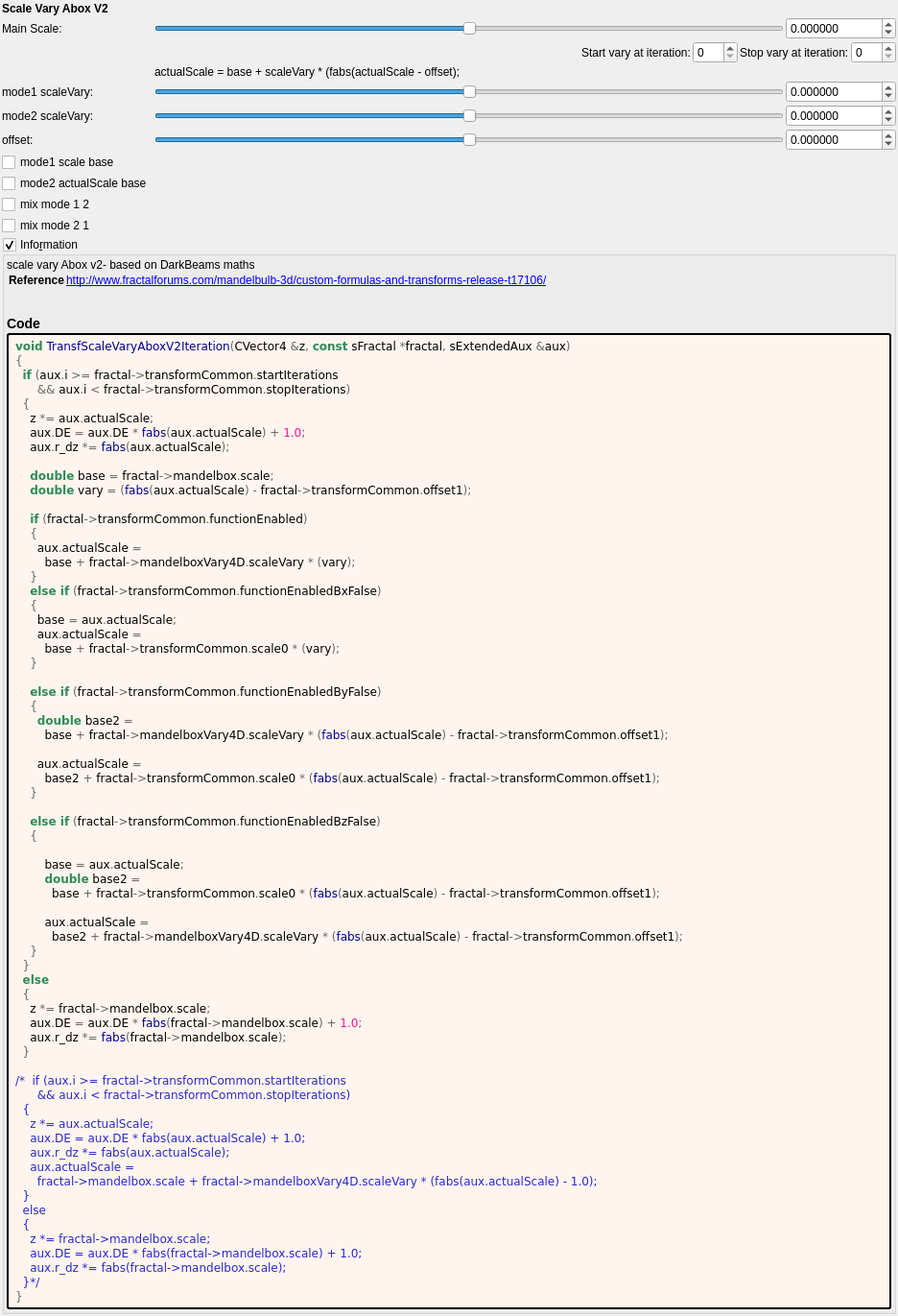
<?xml version="1.0" encoding="UTF-8"?>
<ui version="4.0">
 <class>transf_scale_vary_abox_v2</class>
 <widget class="QWidget" name="Form">
  <property name="geometry">
   <rect>
    <x>0</x>
    <y>0</y>
    <width>936</width>
    <height>735</height>
   </rect>
  </property>
  <property name="windowTitle">
   <string notr="true">transf_scale_vary_abox_v2</string>
  </property>
  <layout class="QVBoxLayout" name="verticalLayout">
   <property name="spacing">
    <number>2</number>
   </property>
   <property name="leftMargin">
    <number>2</number>
   </property>
   <property name="topMargin">
    <number>2</number>
   </property>
   <property name="rightMargin">
    <number>2</number>
   </property>
   <property name="bottomMargin">
    <number>2</number>
   </property>
   <item>
    <layout class="QGridLayout" name="gridLayout_14">
     <item row="2" column="0" colspan="4">
      <layout class="QGridLayout" name="gridLayout_30">
       <property name="spacing">
        <number>2</number>
       </property>
       <item row="6" column="1">
        <widget class="QSlider" name="slider_transf_offset_1">
         <property name="sizePolicy">
          <sizepolicy hsizetype="Expanding" vsizetype="Maximum">
           <horstretch>0</horstretch>
           <verstretch>0</verstretch>
          </sizepolicy>
         </property>
         <property name="minimum">
          <number>-5000000</number>
         </property>
         <property name="maximum">
          <number>5000000</number>
         </property>
         <property name="value">
          <number>0</number>
         </property>
         <property name="sliderPosition">
          <number>0</number>
         </property>
         <property name="orientation">
          <enum>Qt::Horizontal</enum>
         </property>
        </widget>
       </item>
       <item row="7" column="0">
        <widget class="QCheckBox" name="checkBox_transf_function_enabled">
         <property name="text">
          <string>mode1 scale base</string>
         </property>
        </widget>
       </item>
       <item row="10" column="0">
        <widget class="QCheckBox" name="checkBox_transf_function_enabledBz_false">
         <property name="text">
          <string>mix mode 2 1</string>
         </property>
        </widget>
       </item>
       <item row="5" column="2">
        <widget class="MyDoubleSpinBox" name="spinbox_transf_scale_0">
         <property name="sizePolicy">
          <sizepolicy hsizetype="Minimum" vsizetype="Maximum">
           <horstretch>0</horstretch>
           <verstretch>0</verstretch>
          </sizepolicy>
         </property>
         <property name="prefix">
          <string/>
         </property>
         <property name="suffix">
          <string/>
         </property>
         <property name="decimals">
          <number>6</number>
         </property>
         <property name="minimum">
          <double>-100000.000000000000000</double>
         </property>
         <property name="maximum">
          <double>100000.000000000000000</double>
         </property>
         <property name="singleStep">
          <double>0.100000000000000</double>
         </property>
        </widget>
       </item>
       <item row="9" column="0">
        <widget class="QCheckBox" name="checkBox_transf_function_enabledBy_false">
         <property name="text">
          <string>mix mode 1 2</string>
         </property>
        </widget>
       </item>
       <item row="8" column="0">
        <widget class="QCheckBox" name="checkBox_transf_function_enabledBx_false">
         <property name="text">
          <string>mode2 actualScale base</string>
         </property>
        </widget>
       </item>
       <item row="6" column="2">
        <widget class="MyDoubleSpinBox" name="spinbox_transf_offset_1">
         <property name="sizePolicy">
          <sizepolicy hsizetype="Minimum" vsizetype="Maximum">
           <horstretch>0</horstretch>
           <verstretch>0</verstretch>
          </sizepolicy>
         </property>
         <property name="prefix">
          <string/>
         </property>
         <property name="suffix">
          <string/>
         </property>
         <property name="decimals">
          <number>6</number>
         </property>
         <property name="minimum">
          <double>-100000.000000000000000</double>
         </property>
         <property name="maximum">
          <double>100000.000000000000000</double>
         </property>
         <property name="singleStep">
          <double>0.100000000000000</double>
         </property>
        </widget>
       </item>
       <item row="0" column="2">
        <widget class="MyDoubleSpinBox" name="spinbox_mandelbox_scale">
         <property name="sizePolicy">
          <sizepolicy hsizetype="Minimum" vsizetype="Maximum">
           <horstretch>0</horstretch>
           <verstretch>0</verstretch>
          </sizepolicy>
         </property>
         <property name="prefix">
          <string/>
         </property>
         <property name="suffix">
          <string/>
         </property>
         <property name="decimals">
          <number>6</number>
         </property>
         <property name="minimum">
          <double>-100000.000000000000000</double>
         </property>
         <property name="maximum">
          <double>100000.000000000000000</double>
         </property>
         <property name="singleStep">
          <double>0.100000000000000</double>
         </property>
        </widget>
       </item>
       <item row="0" column="0">
        <widget class="QLabel" name="label_140">
         <property name="text">
          <string>Main Scale:</string>
         </property>
        </widget>
       </item>
       <item row="1" column="0" colspan="3">
        <layout class="QGridLayout" name="gridLayout">
         <item row="0" column="2">
          <widget class="QLabel" name="label_66">
           <property name="text">
            <string>Start vary at iteration:</string>
           </property>
          </widget>
         </item>
         <item row="0" column="5">
          <widget class="MySpinBox" name="spinboxInt_transf_stop_iterations">
           <property name="sizePolicy">
            <sizepolicy hsizetype="Preferred" vsizetype="Maximum">
             <horstretch>0</horstretch>
             <verstretch>0</verstretch>
            </sizepolicy>
           </property>
           <property name="maximum">
            <number>250</number>
           </property>
          </widget>
         </item>
         <item row="0" column="4">
          <widget class="QLabel" name="label_48">
           <property name="text">
            <string>Stop vary at iteration:</string>
           </property>
          </widget>
         </item>
         <item row="0" column="3">
          <widget class="MySpinBox" name="spinboxInt_transf_start_iterations">
           <property name="sizePolicy">
            <sizepolicy hsizetype="Minimum" vsizetype="Maximum">
             <horstretch>0</horstretch>
             <verstretch>0</verstretch>
            </sizepolicy>
           </property>
           <property name="minimum">
            <number>0</number>
           </property>
           <property name="maximum">
            <number>250</number>
           </property>
           <property name="value">
            <number>0</number>
           </property>
          </widget>
         </item>
         <item row="0" column="1">
          <spacer name="horizontalSpacer_5">
           <property name="orientation">
            <enum>Qt::Horizontal</enum>
           </property>
           <property name="sizeHint" stdset="0">
            <size>
             <width>40</width>
             <height>2</height>
            </size>
           </property>
          </spacer>
         </item>
        </layout>
       </item>
       <item row="0" column="1">
        <widget class="QSlider" name="slider_mandelbox_scale">
         <property name="sizePolicy">
          <sizepolicy hsizetype="Expanding" vsizetype="Maximum">
           <horstretch>0</horstretch>
           <verstretch>0</verstretch>
          </sizepolicy>
         </property>
         <property name="minimum">
          <number>-5000000</number>
         </property>
         <property name="maximum">
          <number>5000000</number>
         </property>
         <property name="singleStep">
          <number>1</number>
         </property>
         <property name="orientation">
          <enum>Qt::Horizontal</enum>
         </property>
        </widget>
       </item>
       <item row="4" column="2">
        <widget class="MyDoubleSpinBox" name="spinbox_mandelbox_vary_scale_vary">
         <property name="sizePolicy">
          <sizepolicy hsizetype="Minimum" vsizetype="Maximum">
           <horstretch>0</horstretch>
           <verstretch>0</verstretch>
          </sizepolicy>
         </property>
         <property name="prefix">
          <string/>
         </property>
         <property name="suffix">
          <string/>
         </property>
         <property name="decimals">
          <number>6</number>
         </property>
         <property name="minimum">
          <double>-100000.000000000000000</double>
         </property>
         <property name="maximum">
          <double>100000.000000000000000</double>
         </property>
         <property name="singleStep">
          <double>0.100000000000000</double>
         </property>
        </widget>
       </item>
       <item row="4" column="1">
        <widget class="QSlider" name="slider_mandelbox_vary_scale_vary">
         <property name="sizePolicy">
          <sizepolicy hsizetype="Expanding" vsizetype="Maximum">
           <horstretch>0</horstretch>
           <verstretch>0</verstretch>
          </sizepolicy>
         </property>
         <property name="minimum">
          <number>-5000000</number>
         </property>
         <property name="maximum">
          <number>5000000</number>
         </property>
         <property name="value">
          <number>0</number>
         </property>
         <property name="sliderPosition">
          <number>0</number>
         </property>
         <property name="orientation">
          <enum>Qt::Horizontal</enum>
         </property>
        </widget>
       </item>
       <item row="5" column="0">
        <widget class="QLabel" name="label_144">
         <property name="text">
          <string>mode2 scaleVary:</string>
         </property>
        </widget>
       </item>
       <item row="4" column="0">
        <widget class="QLabel" name="label_142">
         <property name="text">
          <string>mode1 scaleVary:</string>
         </property>
        </widget>
       </item>
       <item row="5" column="1">
        <widget class="QSlider" name="slider_transf_scale_0">
         <property name="sizePolicy">
          <sizepolicy hsizetype="Expanding" vsizetype="Maximum">
           <horstretch>0</horstretch>
           <verstretch>0</verstretch>
          </sizepolicy>
         </property>
         <property name="minimum">
          <number>-5000000</number>
         </property>
         <property name="maximum">
          <number>5000000</number>
         </property>
         <property name="value">
          <number>0</number>
         </property>
         <property name="sliderPosition">
          <number>0</number>
         </property>
         <property name="orientation">
          <enum>Qt::Horizontal</enum>
         </property>
        </widget>
       </item>
       <item row="6" column="0">
        <widget class="QLabel" name="label_143">
         <property name="text">
          <string>offset:</string>
         </property>
        </widget>
       </item>
       <item row="2" column="1">
        <widget class="QLabel" name="label_145">
         <property name="text">
          <string>actualScale = base + scaleVary * (fabs(actualScale - offset);</string>
         </property>
        </widget>
       </item>
      </layout>
     </item>
     <item row="0" column="0" colspan="2">
      <widget class="QLabel" name="label_141">
       <property name="font">
        <font>
         <weight>75</weight>
         <bold>true</bold>
        </font>
       </property>
       <property name="text">
        <string>Scale Vary Abox V2</string>
       </property>
      </widget>
     </item>
    </layout>
   </item>
   <item>
    <widget class="MyGroupBox" name="groupCheck_info">
     <property name="title">
      <string>Info&amp;rmation</string>
     </property>
     <property name="flat">
      <bool>false</bool>
     </property>
     <property name="checkable">
      <bool>true</bool>
     </property>
     <layout class="QVBoxLayout" name="verticalLayout_2">
      <property name="spacing">
       <number>2</number>
      </property>
      <property name="leftMargin">
       <number>2</number>
      </property>
      <property name="topMargin">
       <number>2</number>
      </property>
      <property name="rightMargin">
       <number>2</number>
      </property>
      <property name="bottomMargin">
       <number>2</number>
      </property>
      <item>
	   <widget class="QLabel" name="label_information_general">
	    <property name="text">
		 <string notr="true">&lt;p&gt;scale vary Abox v2- based on DarkBeams maths&lt;/p&gt;&lt;table&gt;
&lt;tr&gt;&lt;th&gt;Reference&lt;/th&gt;&lt;td&gt;&lt;a href=&quot;http://www.fractalforums.com/mandelbulb-3d/custom-formulas-and-transforms-release-t17106/&quot;&gt;http://www.fractalforums.com/mandelbulb-3d/custom-formulas-and-transforms-release-t17106/&lt;br&gt;
&lt;/td&gt;&lt;/tr&gt;
&lt;/table&gt;
&lt;h3&gt;Code&lt;/h3&gt;</string>
		</property>
		<property name="wordWrap">
		 <bool>true</bool>
		</property>
		<property name="openExternalLinks">
		 <bool>true</bool>
		</property>
		<property name="textInteractionFlags">
		 <set>Qt::LinksAccessibleByMouse|Qt::TextSelectableByMouse</set>
		</property>
		</widget>
	   </item>
	   <item>
	    <widget class="QLabel" name="label_code_content">
		 <property name="text">
		  <string notr="true">&lt;body style=&quot;background-color:#fff5ee&quot;&gt;
&lt;pre style=&quot;color:#000000; background-color:#fff5ee;  font-family:'Courier New',monospace;&quot;&gt;&lt;span style=&quot;color:#2e8b57; font-weight:bold&quot;&gt;void&lt;/span&gt; &lt;span style=&quot;color:#00008f&quot;&gt;TransfScaleVaryAboxV2Iteration&lt;/span&gt;&lt;span style=&quot;color:#676767&quot;&gt;(&lt;/span&gt;CVector4 &lt;span style=&quot;color:#676767&quot;&gt;&amp;amp;&lt;/span&gt;z&lt;span style=&quot;color:#676767&quot;&gt;,&lt;/span&gt; &lt;span style=&quot;color:#2e8b57; font-weight:bold&quot;&gt;const&lt;/span&gt; sFractal &lt;span style=&quot;color:#676767&quot;&gt;*&lt;/span&gt;fractal&lt;span style=&quot;color:#676767&quot;&gt;,&lt;/span&gt; sExtendedAux &lt;span style=&quot;color:#676767&quot;&gt;&amp;amp;&lt;/span&gt;aux&lt;span style=&quot;color:#676767&quot;&gt;)&lt;/span&gt;
&lt;span style=&quot;color:#676767&quot;&gt;{&lt;/span&gt;
  &lt;span style=&quot;color:#2e8b57; font-weight:bold&quot;&gt;if&lt;/span&gt; &lt;span style=&quot;color:#676767&quot;&gt;(&lt;/span&gt;aux&lt;span style=&quot;color:#676767&quot;&gt;.&lt;/span&gt;i &lt;span style=&quot;color:#676767&quot;&gt;&amp;gt;=&lt;/span&gt; fractal&lt;span style=&quot;color:#676767&quot;&gt;-&amp;gt;&lt;/span&gt;transformCommon&lt;span style=&quot;color:#676767&quot;&gt;.&lt;/span&gt;startIterations
      &lt;span style=&quot;color:#676767&quot;&gt;&amp;amp;&amp;amp;&lt;/span&gt; aux&lt;span style=&quot;color:#676767&quot;&gt;.&lt;/span&gt;i &lt;span style=&quot;color:#676767&quot;&gt;&amp;lt;&lt;/span&gt; fractal&lt;span style=&quot;color:#676767&quot;&gt;-&amp;gt;&lt;/span&gt;transformCommon&lt;span style=&quot;color:#676767&quot;&gt;.&lt;/span&gt;stopIterations&lt;span style=&quot;color:#676767&quot;&gt;)&lt;/span&gt;
  &lt;span style=&quot;color:#676767&quot;&gt;{&lt;/span&gt;
    z &lt;span style=&quot;color:#676767&quot;&gt;*=&lt;/span&gt; aux&lt;span style=&quot;color:#676767&quot;&gt;.&lt;/span&gt;actualScale&lt;span style=&quot;color:#676767&quot;&gt;;&lt;/span&gt;
    aux&lt;span style=&quot;color:#676767&quot;&gt;.&lt;/span&gt;DE &lt;span style=&quot;color:#676767&quot;&gt;=&lt;/span&gt; aux&lt;span style=&quot;color:#676767&quot;&gt;.&lt;/span&gt;DE &lt;span style=&quot;color:#676767&quot;&gt;*&lt;/span&gt; &lt;span style=&quot;color:#00008f&quot;&gt;fabs&lt;/span&gt;&lt;span style=&quot;color:#676767&quot;&gt;(&lt;/span&gt;aux&lt;span style=&quot;color:#676767&quot;&gt;.&lt;/span&gt;actualScale&lt;span style=&quot;color:#676767&quot;&gt;) +&lt;/span&gt; &lt;span style=&quot;color:#ff1493&quot;&gt;1.0&lt;/span&gt;&lt;span style=&quot;color:#676767&quot;&gt;;&lt;/span&gt;
    aux&lt;span style=&quot;color:#676767&quot;&gt;.&lt;/span&gt;r_dz &lt;span style=&quot;color:#676767&quot;&gt;*=&lt;/span&gt; &lt;span style=&quot;color:#00008f&quot;&gt;fabs&lt;/span&gt;&lt;span style=&quot;color:#676767&quot;&gt;(&lt;/span&gt;aux&lt;span style=&quot;color:#676767&quot;&gt;.&lt;/span&gt;actualScale&lt;span style=&quot;color:#676767&quot;&gt;);&lt;/span&gt;

    &lt;span style=&quot;color:#2e8b57; font-weight:bold&quot;&gt;double&lt;/span&gt; base &lt;span style=&quot;color:#676767&quot;&gt;=&lt;/span&gt; fractal&lt;span style=&quot;color:#676767&quot;&gt;-&amp;gt;&lt;/span&gt;mandelbox&lt;span style=&quot;color:#676767&quot;&gt;.&lt;/span&gt;scale&lt;span style=&quot;color:#676767&quot;&gt;;&lt;/span&gt;
    &lt;span style=&quot;color:#2e8b57; font-weight:bold&quot;&gt;double&lt;/span&gt; vary &lt;span style=&quot;color:#676767&quot;&gt;= (&lt;/span&gt;&lt;span style=&quot;color:#00008f&quot;&gt;fabs&lt;/span&gt;&lt;span style=&quot;color:#676767&quot;&gt;(&lt;/span&gt;aux&lt;span style=&quot;color:#676767&quot;&gt;.&lt;/span&gt;actualScale&lt;span style=&quot;color:#676767&quot;&gt;) -&lt;/span&gt; fractal&lt;span style=&quot;color:#676767&quot;&gt;-&amp;gt;&lt;/span&gt;transformCommon&lt;span style=&quot;color:#676767&quot;&gt;.&lt;/span&gt;offset1&lt;span style=&quot;color:#676767&quot;&gt;);&lt;/span&gt;

    &lt;span style=&quot;color:#2e8b57; font-weight:bold&quot;&gt;if&lt;/span&gt; &lt;span style=&quot;color:#676767&quot;&gt;(&lt;/span&gt;fractal&lt;span style=&quot;color:#676767&quot;&gt;-&amp;gt;&lt;/span&gt;transformCommon&lt;span style=&quot;color:#676767&quot;&gt;.&lt;/span&gt;functionEnabled&lt;span style=&quot;color:#676767&quot;&gt;)&lt;/span&gt;
    &lt;span style=&quot;color:#676767&quot;&gt;{&lt;/span&gt;
      aux&lt;span style=&quot;color:#676767&quot;&gt;.&lt;/span&gt;actualScale &lt;span style=&quot;color:#676767&quot;&gt;=&lt;/span&gt;
        base &lt;span style=&quot;color:#676767&quot;&gt;+&lt;/span&gt; fractal&lt;span style=&quot;color:#676767&quot;&gt;-&amp;gt;&lt;/span&gt;mandelboxVary4D&lt;span style=&quot;color:#676767&quot;&gt;.&lt;/span&gt;scaleVary &lt;span style=&quot;color:#676767&quot;&gt;* (&lt;/span&gt;vary&lt;span style=&quot;color:#676767&quot;&gt;);&lt;/span&gt;
    &lt;span style=&quot;color:#676767&quot;&gt;}&lt;/span&gt;
    &lt;span style=&quot;color:#2e8b57; font-weight:bold&quot;&gt;else if&lt;/span&gt; &lt;span style=&quot;color:#676767&quot;&gt;(&lt;/span&gt;fractal&lt;span style=&quot;color:#676767&quot;&gt;-&amp;gt;&lt;/span&gt;transformCommon&lt;span style=&quot;color:#676767&quot;&gt;.&lt;/span&gt;functionEnabledBxFalse&lt;span style=&quot;color:#676767&quot;&gt;)&lt;/span&gt;
    &lt;span style=&quot;color:#676767&quot;&gt;{&lt;/span&gt;
      base &lt;span style=&quot;color:#676767&quot;&gt;=&lt;/span&gt; aux&lt;span style=&quot;color:#676767&quot;&gt;.&lt;/span&gt;actualScale&lt;span style=&quot;color:#676767&quot;&gt;;&lt;/span&gt;
      aux&lt;span style=&quot;color:#676767&quot;&gt;.&lt;/span&gt;actualScale &lt;span style=&quot;color:#676767&quot;&gt;=&lt;/span&gt;
        base &lt;span style=&quot;color:#676767&quot;&gt;+&lt;/span&gt; fractal&lt;span style=&quot;color:#676767&quot;&gt;-&amp;gt;&lt;/span&gt;transformCommon&lt;span style=&quot;color:#676767&quot;&gt;.&lt;/span&gt;scale0 &lt;span style=&quot;color:#676767&quot;&gt;* (&lt;/span&gt;vary&lt;span style=&quot;color:#676767&quot;&gt;);&lt;/span&gt;
    &lt;span style=&quot;color:#676767&quot;&gt;}&lt;/span&gt;

    &lt;span style=&quot;color:#2e8b57; font-weight:bold&quot;&gt;else if&lt;/span&gt; &lt;span style=&quot;color:#676767&quot;&gt;(&lt;/span&gt;fractal&lt;span style=&quot;color:#676767&quot;&gt;-&amp;gt;&lt;/span&gt;transformCommon&lt;span style=&quot;color:#676767&quot;&gt;.&lt;/span&gt;functionEnabledByFalse&lt;span style=&quot;color:#676767&quot;&gt;)&lt;/span&gt;
    &lt;span style=&quot;color:#676767&quot;&gt;{&lt;/span&gt;
      &lt;span style=&quot;color:#2e8b57; font-weight:bold&quot;&gt;double&lt;/span&gt; base2 &lt;span style=&quot;color:#676767&quot;&gt;=&lt;/span&gt;
        base &lt;span style=&quot;color:#676767&quot;&gt;+&lt;/span&gt; fractal&lt;span style=&quot;color:#676767&quot;&gt;-&amp;gt;&lt;/span&gt;mandelboxVary4D&lt;span style=&quot;color:#676767&quot;&gt;.&lt;/span&gt;scaleVary &lt;span style=&quot;color:#676767&quot;&gt;* (&lt;/span&gt;&lt;span style=&quot;color:#00008f&quot;&gt;fabs&lt;/span&gt;&lt;span style=&quot;color:#676767&quot;&gt;(&lt;/span&gt;aux&lt;span style=&quot;color:#676767&quot;&gt;.&lt;/span&gt;actualScale&lt;span style=&quot;color:#676767&quot;&gt;) -&lt;/span&gt; fractal&lt;span style=&quot;color:#676767&quot;&gt;-&amp;gt;&lt;/span&gt;transformCommon&lt;span style=&quot;color:#676767&quot;&gt;.&lt;/span&gt;offset1&lt;span style=&quot;color:#676767&quot;&gt;);&lt;/span&gt;

      aux&lt;span style=&quot;color:#676767&quot;&gt;.&lt;/span&gt;actualScale &lt;span style=&quot;color:#676767&quot;&gt;=&lt;/span&gt;
        base2 &lt;span style=&quot;color:#676767&quot;&gt;+&lt;/span&gt; fractal&lt;span style=&quot;color:#676767&quot;&gt;-&amp;gt;&lt;/span&gt;transformCommon&lt;span style=&quot;color:#676767&quot;&gt;.&lt;/span&gt;scale0 &lt;span style=&quot;color:#676767&quot;&gt;* (&lt;/span&gt;&lt;span style=&quot;color:#00008f&quot;&gt;fabs&lt;/span&gt;&lt;span style=&quot;color:#676767&quot;&gt;(&lt;/span&gt;aux&lt;span style=&quot;color:#676767&quot;&gt;.&lt;/span&gt;actualScale&lt;span style=&quot;color:#676767&quot;&gt;) -&lt;/span&gt; fractal&lt;span style=&quot;color:#676767&quot;&gt;-&amp;gt;&lt;/span&gt;transformCommon&lt;span style=&quot;color:#676767&quot;&gt;.&lt;/span&gt;offset1&lt;span style=&quot;color:#676767&quot;&gt;);&lt;/span&gt;
    &lt;span style=&quot;color:#676767&quot;&gt;}&lt;/span&gt;

    &lt;span style=&quot;color:#2e8b57; font-weight:bold&quot;&gt;else if&lt;/span&gt; &lt;span style=&quot;color:#676767&quot;&gt;(&lt;/span&gt;fractal&lt;span style=&quot;color:#676767&quot;&gt;-&amp;gt;&lt;/span&gt;transformCommon&lt;span style=&quot;color:#676767&quot;&gt;.&lt;/span&gt;functionEnabledBzFalse&lt;span style=&quot;color:#676767&quot;&gt;)&lt;/span&gt;
    &lt;span style=&quot;color:#676767&quot;&gt;{&lt;/span&gt;

        base &lt;span style=&quot;color:#676767&quot;&gt;=&lt;/span&gt; aux&lt;span style=&quot;color:#676767&quot;&gt;.&lt;/span&gt;actualScale&lt;span style=&quot;color:#676767&quot;&gt;;&lt;/span&gt;
        &lt;span style=&quot;color:#2e8b57; font-weight:bold&quot;&gt;double&lt;/span&gt; base2 &lt;span style=&quot;color:#676767&quot;&gt;=&lt;/span&gt;
          base &lt;span style=&quot;color:#676767&quot;&gt;+&lt;/span&gt; fractal&lt;span style=&quot;color:#676767&quot;&gt;-&amp;gt;&lt;/span&gt;transformCommon&lt;span style=&quot;color:#676767&quot;&gt;.&lt;/span&gt;scale0 &lt;span style=&quot;color:#676767&quot;&gt;* (&lt;/span&gt;&lt;span style=&quot;color:#00008f&quot;&gt;fabs&lt;/span&gt;&lt;span style=&quot;color:#676767&quot;&gt;(&lt;/span&gt;aux&lt;span style=&quot;color:#676767&quot;&gt;.&lt;/span&gt;actualScale&lt;span style=&quot;color:#676767&quot;&gt;) -&lt;/span&gt; fractal&lt;span style=&quot;color:#676767&quot;&gt;-&amp;gt;&lt;/span&gt;transformCommon&lt;span style=&quot;color:#676767&quot;&gt;.&lt;/span&gt;offset1&lt;span style=&quot;color:#676767&quot;&gt;);&lt;/span&gt;

        aux&lt;span style=&quot;color:#676767&quot;&gt;.&lt;/span&gt;actualScale &lt;span style=&quot;color:#676767&quot;&gt;=&lt;/span&gt;
          base2 &lt;span style=&quot;color:#676767&quot;&gt;+&lt;/span&gt; fractal&lt;span style=&quot;color:#676767&quot;&gt;-&amp;gt;&lt;/span&gt;mandelboxVary4D&lt;span style=&quot;color:#676767&quot;&gt;.&lt;/span&gt;scaleVary &lt;span style=&quot;color:#676767&quot;&gt;* (&lt;/span&gt;&lt;span style=&quot;color:#00008f&quot;&gt;fabs&lt;/span&gt;&lt;span style=&quot;color:#676767&quot;&gt;(&lt;/span&gt;aux&lt;span style=&quot;color:#676767&quot;&gt;.&lt;/span&gt;actualScale&lt;span style=&quot;color:#676767&quot;&gt;) -&lt;/span&gt; fractal&lt;span style=&quot;color:#676767&quot;&gt;-&amp;gt;&lt;/span&gt;transformCommon&lt;span style=&quot;color:#676767&quot;&gt;.&lt;/span&gt;offset1&lt;span style=&quot;color:#676767&quot;&gt;);&lt;/span&gt;
    &lt;span style=&quot;color:#676767&quot;&gt;}&lt;/span&gt;
  &lt;span style=&quot;color:#676767&quot;&gt;}&lt;/span&gt;
  &lt;span style=&quot;color:#2e8b57; font-weight:bold&quot;&gt;else&lt;/span&gt;
  &lt;span style=&quot;color:#676767&quot;&gt;{&lt;/span&gt;
    z &lt;span style=&quot;color:#676767&quot;&gt;*=&lt;/span&gt; fractal&lt;span style=&quot;color:#676767&quot;&gt;-&amp;gt;&lt;/span&gt;mandelbox&lt;span style=&quot;color:#676767&quot;&gt;.&lt;/span&gt;scale&lt;span style=&quot;color:#676767&quot;&gt;;&lt;/span&gt;
    aux&lt;span style=&quot;color:#676767&quot;&gt;.&lt;/span&gt;DE &lt;span style=&quot;color:#676767&quot;&gt;=&lt;/span&gt; aux&lt;span style=&quot;color:#676767&quot;&gt;.&lt;/span&gt;DE &lt;span style=&quot;color:#676767&quot;&gt;*&lt;/span&gt; &lt;span style=&quot;color:#00008f&quot;&gt;fabs&lt;/span&gt;&lt;span style=&quot;color:#676767&quot;&gt;(&lt;/span&gt;fractal&lt;span style=&quot;color:#676767&quot;&gt;-&amp;gt;&lt;/span&gt;mandelbox&lt;span style=&quot;color:#676767&quot;&gt;.&lt;/span&gt;scale&lt;span style=&quot;color:#676767&quot;&gt;) +&lt;/span&gt; &lt;span style=&quot;color:#ff1493&quot;&gt;1.0&lt;/span&gt;&lt;span style=&quot;color:#676767&quot;&gt;;&lt;/span&gt;
    aux&lt;span style=&quot;color:#676767&quot;&gt;.&lt;/span&gt;r_dz &lt;span style=&quot;color:#676767&quot;&gt;*=&lt;/span&gt; &lt;span style=&quot;color:#00008f&quot;&gt;fabs&lt;/span&gt;&lt;span style=&quot;color:#676767&quot;&gt;(&lt;/span&gt;fractal&lt;span style=&quot;color:#676767&quot;&gt;-&amp;gt;&lt;/span&gt;mandelbox&lt;span style=&quot;color:#676767&quot;&gt;.&lt;/span&gt;scale&lt;span style=&quot;color:#676767&quot;&gt;);&lt;/span&gt;
  &lt;span style=&quot;color:#676767&quot;&gt;}&lt;/span&gt;

&lt;span style=&quot;color:#2929cc&quot;&gt;/*  if (aux.i &amp;gt;= fractal-&amp;gt;transformCommon.startIterations&lt;/span&gt;
&lt;span style=&quot;color:#2929cc&quot;&gt;      &amp;amp;&amp;amp; aux.i &amp;lt; fractal-&amp;gt;transformCommon.stopIterations)&lt;/span&gt;
&lt;span style=&quot;color:#2929cc&quot;&gt;  {&lt;/span&gt;
&lt;span style=&quot;color:#2929cc&quot;&gt;    z *= aux.actualScale;&lt;/span&gt;
&lt;span style=&quot;color:#2929cc&quot;&gt;    aux.DE = aux.DE * fabs(aux.actualScale) + 1.0;&lt;/span&gt;
&lt;span style=&quot;color:#2929cc&quot;&gt;    aux.r_dz *= fabs(aux.actualScale);&lt;/span&gt;
&lt;span style=&quot;color:#2929cc&quot;&gt;    aux.actualScale =&lt;/span&gt;
&lt;span style=&quot;color:#2929cc&quot;&gt;      fractal-&amp;gt;mandelbox.scale + fractal-&amp;gt;mandelboxVary4D.scaleVary * (fabs(aux.actualScale) - 1.0);&lt;/span&gt;
&lt;span style=&quot;color:#2929cc&quot;&gt;  }&lt;/span&gt;
&lt;span style=&quot;color:#2929cc&quot;&gt;  else&lt;/span&gt;
&lt;span style=&quot;color:#2929cc&quot;&gt;  {&lt;/span&gt;
&lt;span style=&quot;color:#2929cc&quot;&gt;    z *= fractal-&amp;gt;mandelbox.scale;&lt;/span&gt;
&lt;span style=&quot;color:#2929cc&quot;&gt;    aux.DE = aux.DE * fabs(fractal-&amp;gt;mandelbox.scale) + 1.0;&lt;/span&gt;
&lt;span style=&quot;color:#2929cc&quot;&gt;    aux.r_dz *= fabs(fractal-&amp;gt;mandelbox.scale);&lt;/span&gt;
&lt;span style=&quot;color:#2929cc&quot;&gt;  }*/&lt;/span&gt;
&lt;span style=&quot;color:#676767&quot;&gt;}&lt;/span&gt;
&lt;/pre&gt;
&lt;/body&gt;</string>
		 </property>
		 <property name="wordWrap">
		  <bool>true</bool>
		 </property>
		 <property name="openExternalLinks">
		  <bool>true</bool>
		 </property>
		 <property name="textInteractionFlags">
		  <set>Qt::LinksAccessibleByMouse|Qt::TextSelectableByMouse</set>
		 </property>
		 <property name="styleSheet">
		  <string notr="true">border-style: outset; border-width: 2px; border-radius: 3px; border-color: black; background-color: #fff5ee; padding: 4px;</string>
		  </property>
		 </widget>
		</item>
	   </layout>
    </widget>
   </item>
   <item>
    <spacer name="verticalSpacer">
     <property name="orientation">
      <enum>Qt::Vertical</enum>
     </property>
     <property name="sizeHint" stdset="0">
      <size>
       <width>20</width>
       <height>40</height>
      </size>
     </property>
    </spacer>
   </item>
  </layout>
 </widget>
 <customwidgets>
  <customwidget>
   <class>MyDoubleSpinBox</class>
   <extends>QDoubleSpinBox</extends>
   <header>my_double_spin_box.h</header>
  </customwidget>
  <customwidget>
   <class>MyGroupBox</class>
   <extends>QGroupBox</extends>
   <header>my_group_box.h</header>
   <container>1</container>
  </customwidget>
  <customwidget>
   <class>MySpinBox</class>
   <extends>QSpinBox</extends>
   <header>my_spin_box.h</header>
  </customwidget>
 </customwidgets>
 <tabstops>
  <tabstop>groupCheck_info</tabstop>
 </tabstops>
 <resources/>
 <connections/>
</ui>
